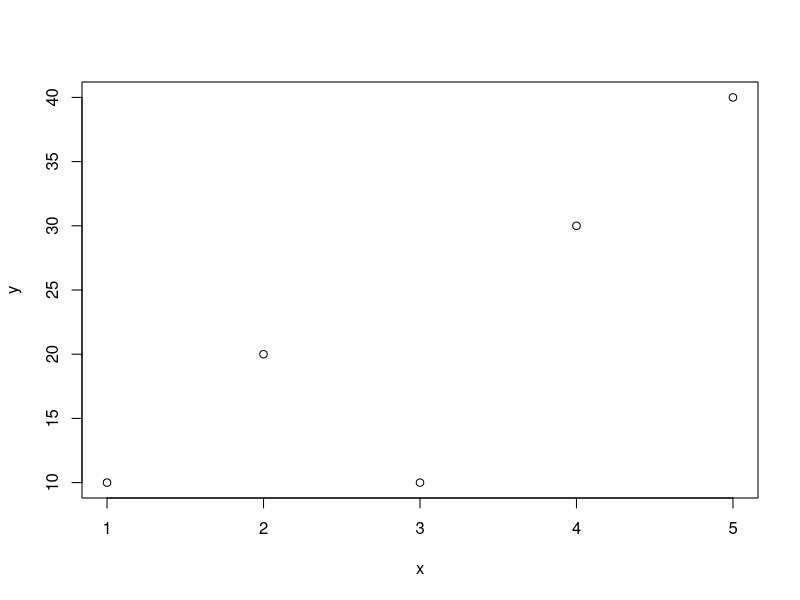
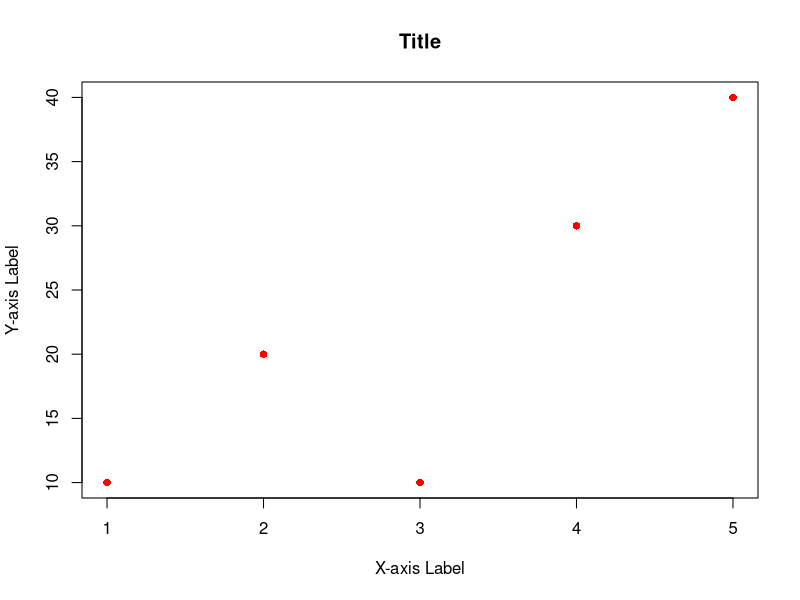
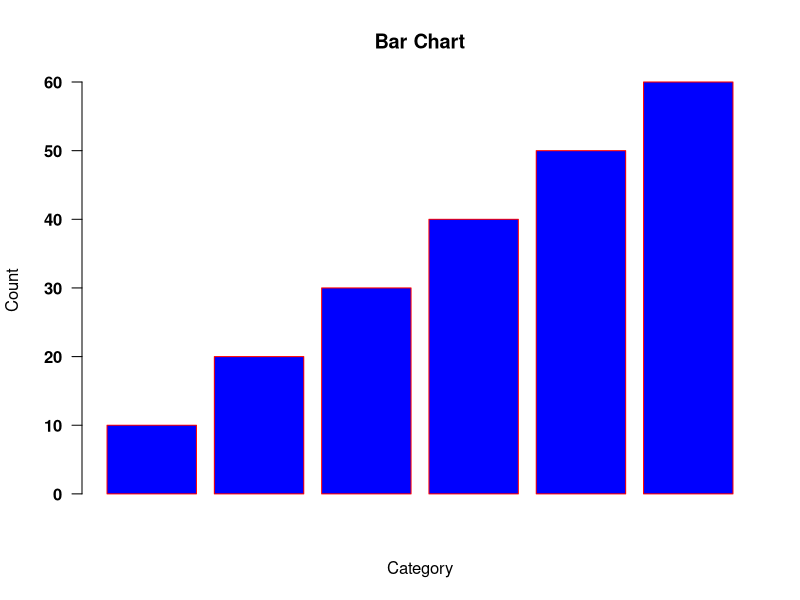
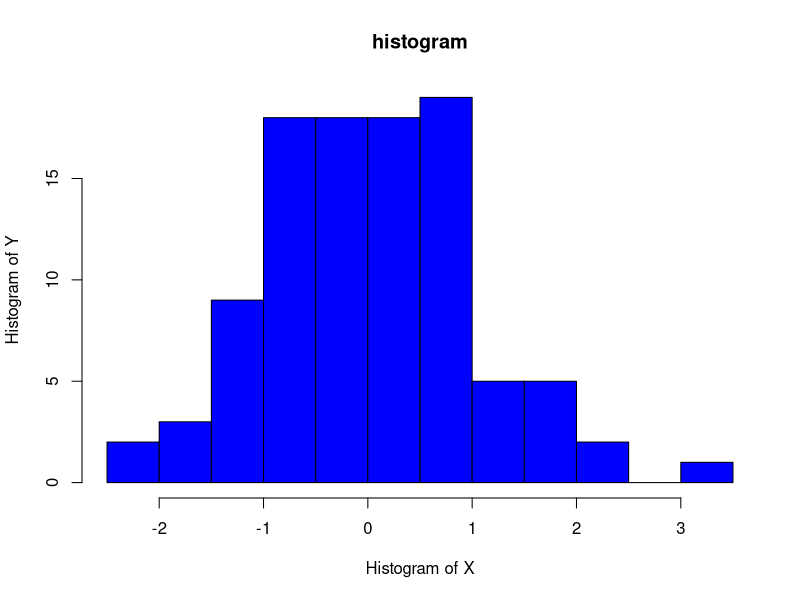
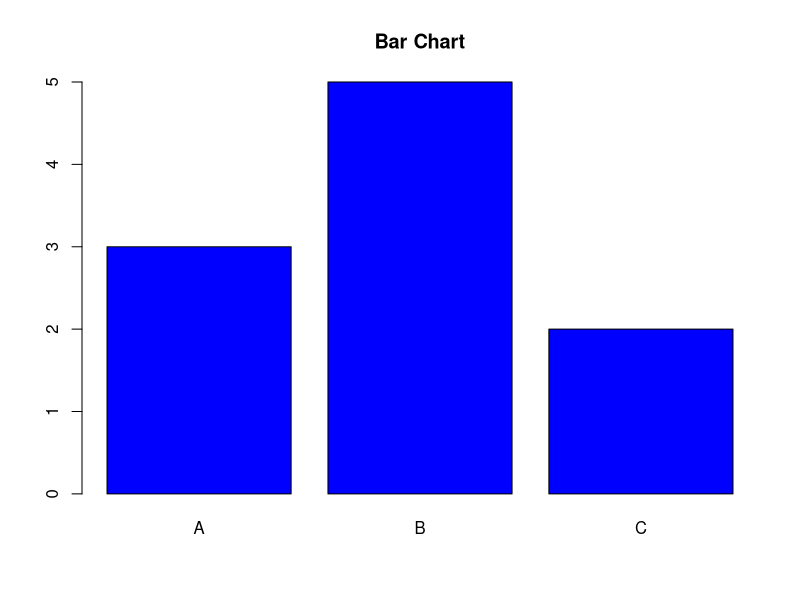
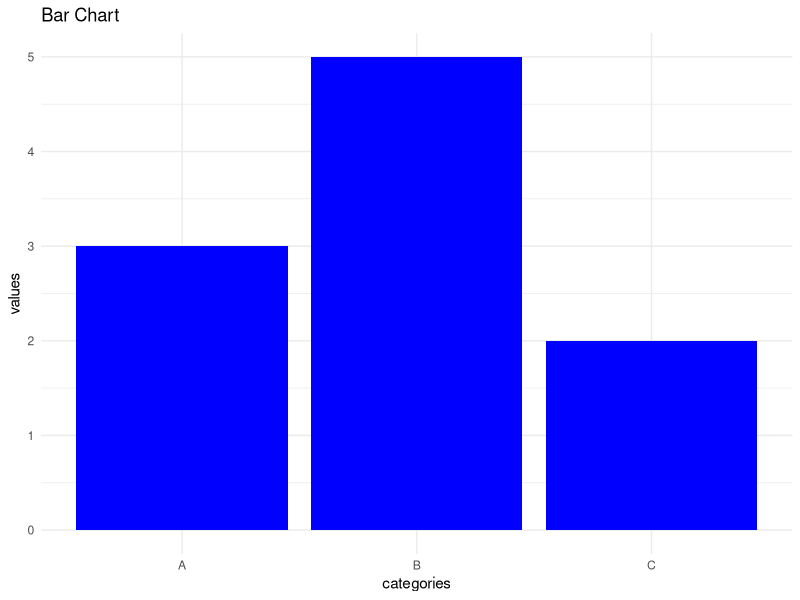
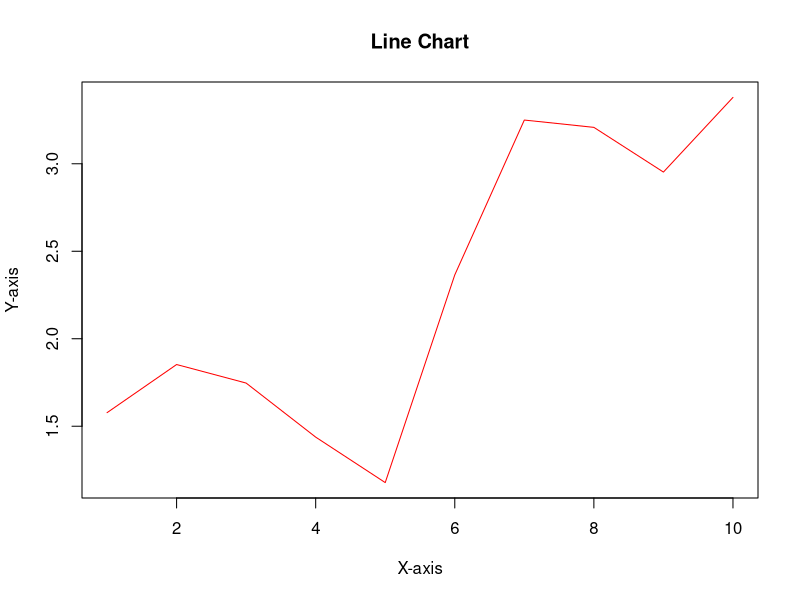
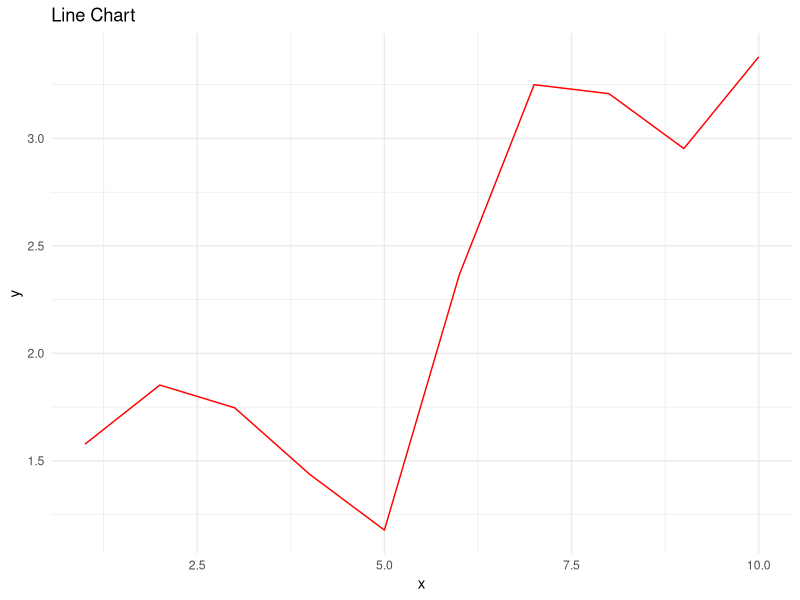

R code for these plots, in order:
x<-c(1,2,3,4,5)
y<-c(10,20,10,30,40)
plot(x,y)
plot(x,y,col="red",pch=16,xlab="X-axis Label",ylab="Y-axis Label", main="Title")

#Bar chart
df=data.frame(category=c("A","B","C","D","E","F"),
            count=c(10,20,30,40,50,60))
barplot(df$count,main="Bar Chart",xlab="Category",ylab="Count",
col="blue",border="red",las=2,font.axis=2)

#########  Histogram
x=rnorm(100)
hist(x,breaks=20,col="blue",xlab="Histogram of X",ylab="Histogram of Y",main="histogram")











# Sample data
categories <- c("A", "B", "C")
values <- c(3, 5, 2)

# Bar chart using base R
barplot(values, names.arg = categories, col = "blue", main = "Bar Chart")

library(ggplot2)

# Sample data
data <- data.frame(categories = categories, values = values)

# Bar chart using ggplot2
ggplot(data, aes(x = categories, y = values)) +
  geom_bar(stat = "identity", fill = "blue") +
  ggtitle("Bar Chart") +
  theme_minimal()




  # Sample data
x <- 1:10
y <- cumsum(rnorm(10))
# Line chart using base R
plot(x, y, type = "l", col = "red", main = "Line Chart", xlab = "X-axis", ylab = "Y-axis")

# Sample data
data <- data.frame(x = x, y = y)

# Line chart using ggplot2
ggplot(data, aes(x = x, y = y)) +
  geom_line(color = "red") +
  ggtitle("Line Chart") +
  theme_minimal()




# Sample data
x <- rnorm(100)
y <- rnorm(100)

# Scatter plot using base R
plot(x, y, main = "Scatter Plot", xlab = "X-axis", ylab = "Y-axis", col = "blue")

# Sample data
data <- data.frame(x = x, y = y)

# Scatter plot using ggplot2
ggplot(data, aes(x = x, y = y)) +
  geom_point(color = "blue") +
  ggtitle("Scatter Plot") +
  theme_minimal()






  # Sample data
data <- rnorm(1000)

# Histogram using base R
hist(data, main = "Histogram", xlab = "Value", col = "lightblue", border = "black")

# Sample data
data <- data.frame(values = rnorm(1000))

# Histogram using ggplot2
ggplot(data, aes(x = values)) +
  geom_histogram(binwidth = 0.5, fill = "lightblue", color = "black") +
  ggtitle("Histogram") +
  theme_minimal()





# Sample data
data <- data.frame(group = rep(c("A", "B"), each = 50), values = c(rnorm(50), rnorm(50, mean = 1)))

# Boxplot using base R
boxplot(values ~ group, data = data, main = "Boxplot", xlab = "Group", ylab = "Values", col = c("lightblue", "lightgreen"))

# Boxplot using ggplot2
ggplot(data, aes(x = group, y = values)) +
  geom_boxplot(fill = "lightblue") +
  ggtitle("Boxplot") +
  theme_minimal()


  # Sample data
slices <- c(10, 20, 30, 40)
labels <- c("A", "B", "C", "D")

# Pie chart using base R
pie(slices, labels = labels, main = "Pie Chart", col = rainbow(length(slices)))

# Sample data
data <- data.frame(slices = slices, labels = labels)

# Pie chart using ggplot2
ggplot(data, aes(x = "", y = slices, fill = labels)) +
  geom_bar(stat = "identity") +
  coord_polar("y") +
  ggtitle("Pie Chart") +
  theme_void()



  # Sample data
matrix_data <- matrix(rnorm(100), nrow = 10)

# Heatmap using base R
heatmap(matrix_data, main = "Heatmap")


library(reshape2)

# Sample data
matrix_data <- matrix











